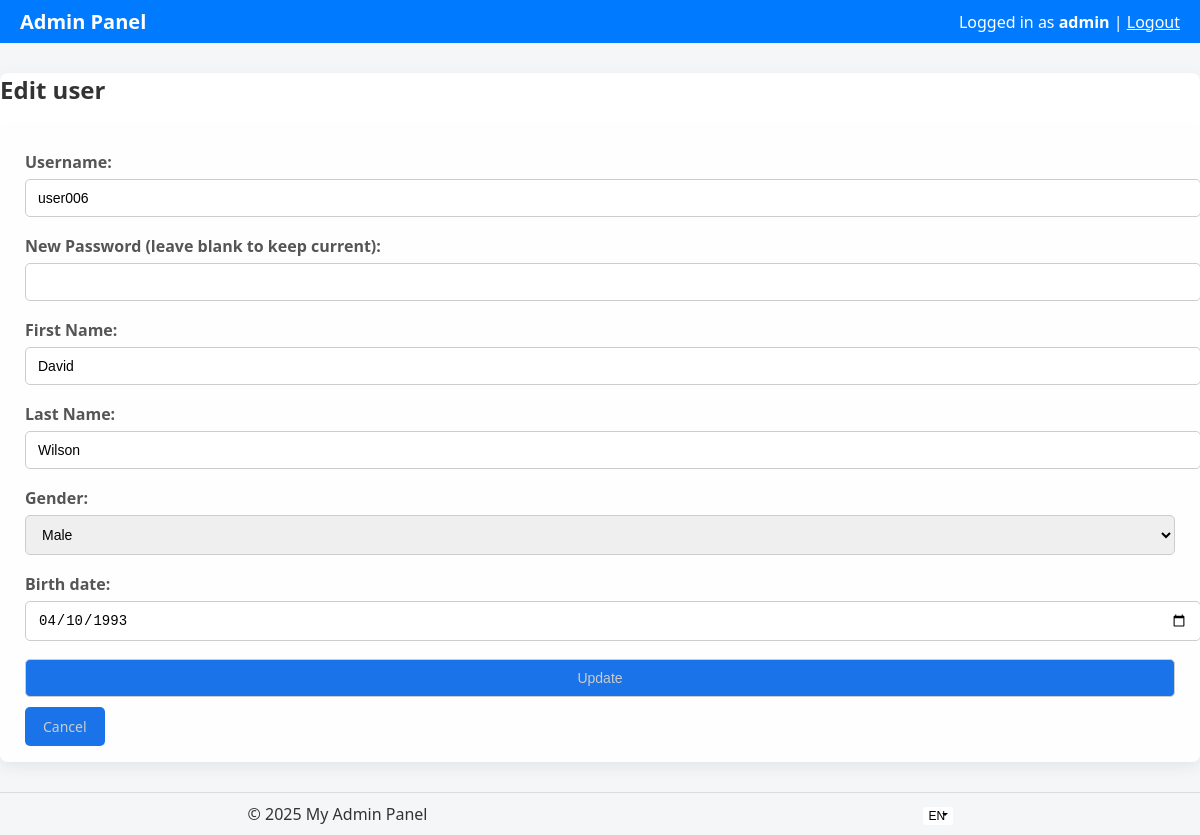
The app's page /user/form/6 (signed in) with its own data.
### tables this page shows
CREATE TABLE `users` (
  `id` int(11) UNSIGNED NOT NULL,
  `login` varchar(50) NOT NULL,
  `password` varchar(255) NOT NULL,
  `first_name` varchar(50) NOT NULL,
  `last_name` varchar(50) NOT NULL,
  `gender` enum('male','female') DEFAULT NULL,
  `birth_date` date DEFAULT NULL,
  `created_at` timestamp NOT NULL DEFAULT current_timestamp()
);

### src/services/Renderer.php (called while the page is built, shortened)
<?php
class Renderer
{
	public function render($controller, $view, $vars = [])
	{
		$file = $this->getViewFile($controller, $view);
		function text($name)
		{
			return Application::i()->translator()->get($name);
		}
		include $file;
	}
	private function getViewFile($controller, $view)
	{
		return __DIR__ . "/../views/{$controller}/{$view}.php";
	}
}

### src/controllers/UserController.php (called while the page is built, shortened)
<?php
class UserController
{
	private $userModel;
	public function __construct($app)
	{
		$this->userModel = new User($app->db());
	}
	public function form($id = null)
	{
		$isEdit = false;
		$user = null;
		if ($id) {
			$user = $this->userModel->getById($id);
			$isEdit = true;
		}
		$vars = ['user' => $user, 'isEdit' => $isEdit];
		Application::i()->renderer()->render('user', 'form', $vars);
	}
}

### src/Application.php (called while the page is built, shortened)
<?php
class Application extends Singleton
{
	private $translator;
	private $db;
	private $router;
	protected function __construct()
	{
		$this->translator = new Translator;
		$this->db = new Database(DB_HOST, DB_NAME, DB_USER, DB_PASS);
		$this->router = new Router($this);
	}
	public function translator()
	{
		return $this->translator;
	}
	public function db()
	{
		return $this->db;
	}
	public function start()
	{
		try
		{
			$this->db->connect();
			$this->router->handle(isset($_GET['route']) ? $_GET['route'] : 'user/listUsers');
		}
		catch (Exception $e) {
			echo 'Undefined exception: ' . $e->getMessage();
			exit;
		}
	}
}

### index.php (called while the page is built, shortened)
<?php
Application::i()->start();

### bootstrap/classes/Singleton.php (called while the page is built, shortened)
<?php
abstract class Singleton
{
	protected static $instances = [];
	public static function i()
	{
		$className = get_called_class();
		if (!isset(static::$instances[$className])) {
			static::$instances[$className] = new static();
		}
		return static::$instances[$className];
	}
}

### src/services/Translator.php (called while the page is built, shortened)
<?php
class Translator
{
	private $messages = [];
	public $available_langs = [];
	public function __construct()
	{
		$this->available_langs = $this->getAvailableLangs();
	}
	private function getAvailableLangs()
	{
		$res = [];
		foreach (glob(__DIR__ . "/../lang/*.php") as $v) {
			if ($p = realpath($v)) {
				$res[pathinfo($p, PATHINFO_FILENAME)] = $p;
			}
		}
		return $res;
	}
	public function loadDefaultLang()
	{
		$this->default_messages = $this->loadFile(DEFAULT_LANG);
	}
	public function hasLang($lang)
	{
		return isset($this->available_langs[$lang]);
	}
	private function loadFile($lang)
	{
		if ($this->hasLang($lang)) {
			$data = include $this->available_langs[$lang];
			if (is_array($data)) {
				return $data;
			}
		}
		return [];
	}
	public function get($key)
	{
		return $this->messages[$key] ?? $this->default_messages[$key] ?? $key;
	}
}

### src/lang/en.php (called while the page is built)
<?php
return [
	'admin_panel' => 'Admin Panel',
	'admin_login' => 'Admin Login',
	'username' => 'Username',
	'password' => 'Password',
	'login' => 'Login',
	'invalid_csrf' => 'Invalid CSRF token',
	'invalid_username_or_password' => 'Invalid username or password',
	'user_not_found' => 'User not found',
	'update_failed' => 'Update failed',
	'incorrect_pass' => 'Password must be at least 6 characters.',
	'add_new_user' => 'Add new user',
	'id' => 'ID',
	'first_name' => 'First Name',
	'last_name' => 'Last Name',
	'birth_date' => 'Birth date',
	'gender' => 'Gender',
	'actions' => 'Actions',
	'view' => 'View',
	'edit' => 'Edit',
	'delete' => 'Delete',
	'prev' => 'Prev',
	'next' => 'Next',
	'back_to_list' => 'Back to list',
	'cancel' => 'Cancel',
	'logged_in_as' => 'Logged in as',
	'logout' => 'Logout',
	'update' => 'Update',
	'male' => 'Male',
	'female' => 'Female',
	'select' => 'Select',
	'my_admin_panel' => 'My Admin Panel',
	'view_user' => 'View user',
	'user_list' => 'User list',
	'edit_user' => 'Edit user',
	'delete_user' => 'Delete user',
	'yes_delete' => 'Yes, Delete',
	'new_password_edit' => 'New Password (leave blank to keep current)',
	'are_you_sure_to_delete' => 'Are you sure you want to delete user',
	'add' => 'Add',
	'page_not_found' => 'Page not found',
	'no_users_found' => 'No users found',
	'duplicated_entry_user_err' => 'The user already exists',
	'invalid_first_name' => 'First name must be at least 3 characters',
	'invalid_last_name' => 'Last name must be at least 3 characters',
	'invalid_username' => 'Username must be at least 4 characters',
];

### src/models/User.php (called while the page is built, shortened)
<?php
class User
{
	private $db;
	private $table = 'users';
	public function __construct($db)
	{
		$this->db = $db;
	}
	public function getById($id)
	{
		$sql = "SELECT * FROM {$this->table} WHERE id = :id";
		return $this->db->fetch($sql, ['id' => $id]);
	}
}

### src/services/Database.php (called while the page is built, shortened)
<?php
class Database
{
	private $host;
	private $dbname;
	private $username;
	private $password;
	private $charset;
	private $pdo;
	private $options = [
		PDO::ATTR_ERRMODE => PDO::ERRMODE_EXCEPTION,
		PDO::ATTR_DEFAULT_FETCH_MODE => PDO::FETCH_ASSOC,
		PDO::ATTR_EMULATE_PREPARES => false,
	];
	public function __construct($host, $dbname, $username, $password, $charset = DB_CHARSET)
	{
		$this->host = $host;
		$this->dbname = $dbname;
		$this->username = $username;
		$this->password = $password;
		$this->charset = $charset;
	}
	public function connect()
	{
		try {
			$dsn = "mysql:host={$this->host};charset={$this->charset}";
			$this->pdo = new PDO($dsn, $this->username, $this->password, $this->options);
			$dsn = "mysql:host={$this->host};dbname={$this->dbname};charset={$this->charset}";
			$this->pdo = new PDO($dsn, $this->username, $this->password, $this->options);
		} catch (PDOException $e) {
			die("Database connection failed: " . $e->getMessage());
		}
	}
	private function createDatabaseIfNotExists()
	{
		$sql = "CREATE DATABASE IF NOT EXISTS " . $this->dbname;
		$this->pdo->exec($sql);
	}
	public function query($sql, $params = [])
	{
		$stmt = $this->pdo->prepare($sql);
		$stmt->execute($params);
		return $stmt;
	}
	public function fetch($sql, $params = [])
	{
		return $this->query($sql, $params)->fetch();
	}
}

### src/views/user/form.php (the view, shortened to what this page needs)
<?php include __DIR__ . '/../layout/header.php'; ?>
<h2><?= text($isEdit ? 'edit_user' : 'add_new_user') ?></h2>
<?php if (($user && $isEdit) || !$isEdit): ?>
<form method="post"  class="basic-form">
	<label for="login"><?= text('username') ?>:</label>
	<input type="text" name="login" id="login" value="<?= $isEdit ? htmlspecialchars($user['login']) : '' ?>" required>
	<label for="password"><?= text($isEdit ? 'new_password_edit' : 'password') ?>:</label>
	<input type="password" name="password" id="password" <?= $isEdit ? '' : 'required' ?>>
	<label for="first_name"><?= text('first_name') ?>:</label>
	<input type="text" name="first_name" id="first_name" value="<?= $isEdit ? htmlspecialchars($user['first_name']) : '' ?>" required>
	<label for="last_name"><?= text('last_name') ?>:</label>
	<input type="text" name="last_name" id="last_name" value="<?= $isEdit ? htmlspecialchars($user['last_name']) : '' ?>" required>
	<label for="gender"><?= text('gender') ?>:</label>
	<select name="gender" id="gender">
		<option value="male" <?= $isEdit && $user['gender'] === 'male' ? 'selected' : '' ?>><?= text('male') ?></option>
	</select>
	<label for="birth_date"><?= text('birth_date') ?>:</label>
	<input type="date" name="birth_date" id="birth_date" value="<?= $isEdit ? htmlspecialchars($user['birth_date']) : '' ?>">
	<input type="submit" value="<?= text($isEdit ? 'update' : 'add') ?>">
	<a href="<?= isset($_SESSION['previous_page']) ? htmlspecialchars($_SESSION['previous_page']) : '/user/listUsers' ?>" class="btn"><?= text('cancel') ?></a>
</form>
<?php endif; ?>
<?php include __DIR__ . '/../layout/footer.php'; ?>

### assets/css/style.css (style rules this page uses)
body { font-family: 'Segoe UI', Tahoma, Geneva, Verdana, sans-serif; background-color: #f4f6f8; margin: 0; padding: 0; color: #333; }
button, input[type="submit"], .btn { background-color: #1a73e8; color: #cccccc; border: none; padding: 10px 18px; border-radius: 5px; cursor: pointer; font-size: 14px; transition: background-color 0.2s, transform 0.1s; }
form.basic-form { background-color: #fefefe; padding: 25px; border-radius: 8px; box-shadow: 0 4px 15px rgba(0, 0, 0, 0.03); margin-bottom: 20px; }
form.basic-form label { display: block; margin-bottom: 6px; font-weight: 600; color: #555; }
form.basic-form input, form select, form textarea { width: 100%; padding: 10px 12px; margin-bottom: 18px; border: 1px solid #ccc; border-radius: 5px; font-size: 14px; transition: border-color 0.2s, box-shadow 0.2s; }
a { color: #1a73e8; text-decoration: none; transition: color 0.2s, text-decoration 0.2s; }

### records on screen
users: login "user006", first_name "David", last_name "Wilson", gender "Male", birth_date "04/10/1993"

### other values on screen
text('admin_panel') "Admin Panel"
text('logged_in_as') "Logged in as"
$_SESSION['admin_username'] "admin"
text('logout') "Logout"
text($isEdit ? 'edit_user' : 'add_new_user') "Edit user"
text('username') "Username"
text($isEdit ? 'new_password_edit' : 'password') "New Password (leave blank to keep current)"
text('first_name') "First Name"
text('last_name') "Last Name"
text('gender') "Gender"
text('birth_date') "Birth date"
text('cancel') "Cancel"
text('my_admin_panel') "My Admin Panel"
form field lang "EN"
